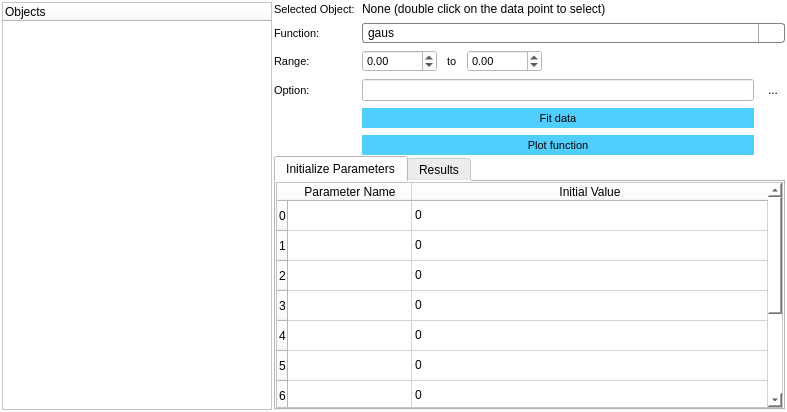
<?xml version="1.0" encoding="UTF-8"?>
<ui version="4.0">
 <class>IROOTFittingModule</class>
 <widget class="QWidget" name="IROOTFittingModule">
  <property name="windowModality">
   <enum>Qt::WindowModal</enum>
  </property>
  <property name="geometry">
   <rect>
    <x>0</x>
    <y>0</y>
    <width>787</width>
    <height>412</height>
   </rect>
  </property>
  <property name="windowTitle">
   <string>Fitting module</string>
  </property>
  <property name="styleSheet">
   <string notr="true">background-color: rgb(255, 255, 255);</string>
  </property>
  <layout class="QGridLayout" name="gridLayout_2">
   <property name="horizontalSpacing">
    <number>2</number>
   </property>
   <property name="verticalSpacing">
    <number>1</number>
   </property>
   <property name="margin">
    <number>2</number>
   </property>
   <item row="0" column="0" rowspan="2">
    <widget class="QTreeWidget" name="fitObjects">
     <property name="maximumSize">
      <size>
       <width>270</width>
       <height>16777215</height>
      </size>
     </property>
     <column>
      <property name="text">
       <string>Objects</string>
      </property>
     </column>
    </widget>
   </item>
   <item row="0" column="1">
    <layout class="QGridLayout" name="gridLayout">
     <property name="spacing">
      <number>7</number>
     </property>
     <item row="0" column="0">
      <widget class="QLabel" name="label_5">
       <property name="font">
        <font>
         <family>Segoe UI</family>
         <pointsize>8</pointsize>
         <weight>50</weight>
         <italic>false</italic>
         <bold>false</bold>
        </font>
       </property>
       <property name="styleSheet">
        <string notr="true"/>
       </property>
       <property name="text">
        <string>Selected Object:</string>
       </property>
      </widget>
     </item>
     <item row="0" column="1" colspan="2">
      <widget class="QLabel" name="fitObjectName">
       <property name="styleSheet">
        <string notr="true"/>
       </property>
       <property name="text">
        <string>None (double click on the data point to select)</string>
       </property>
      </widget>
     </item>
     <item row="1" column="0">
      <widget class="QLabel" name="label_4">
       <property name="font">
        <font>
         <family>Segoe UI</family>
         <pointsize>8</pointsize>
         <weight>50</weight>
         <italic>false</italic>
         <bold>false</bold>
        </font>
       </property>
       <property name="styleSheet">
        <string notr="true">color: rgb(0, 0, 0);</string>
       </property>
       <property name="text">
        <string>Function:</string>
       </property>
      </widget>
     </item>
     <item row="1" column="1" colspan="2">
      <widget class="QComboBox" name="fitFunction">
       <property name="sizePolicy">
        <sizepolicy hsizetype="Expanding" vsizetype="Fixed">
         <horstretch>0</horstretch>
         <verstretch>0</verstretch>
        </sizepolicy>
       </property>
       <property name="minimumSize">
        <size>
         <width>193</width>
         <height>0</height>
        </size>
       </property>
       <property name="styleSheet">
        <string notr="true">QComboBox {
     border: 1px solid gray;
     border-radius: 3px;
     padding: 1px 18px 1px 3px;
     min-width:10em;

font: 8pt &quot;Segoe UI&quot;;
 }

 QComboBox:editable {
     background: white;
 }

 QComboBox:!editable, QComboBox::drop-down:editable {
      background: qlineargradient(x1: 0, y1: 0, x2: 0, y2: 1,
                                  stop: 0 #E1E1E1, stop: 0.4 #DDDDDD,
                                  stop: 0.5 #D8D8D8, stop: 1.0 #D3D3D3);
 }

 /* QComboBox gets the &quot;on&quot; state when the popup is open */
 QComboBox:!editable:on, QComboBox::drop-down:editable:on {
     background: qlineargradient(x1: 0, y1: 0, x2: 0, y2: 1,
                                 stop: 0 #D3D3D3, stop: 0.4 #D8D8D8,
                                 stop: 0.5 #DDDDDD, stop: 1.0 #E1E1E1);
 }

 QComboBox:on { /* shift the text when the popup opens */
     padding-top: 3px;
     padding-left: 4px;
 }

 QComboBox::drop-down {
     subcontrol-origin: padding;
     subcontrol-position: top right;
     width: 25px;

     border-left-width: 1px;
     border-left-color: darkgray;
     border-left-style: solid; /* just a single line */
     border-top-right-radius: 3px; /* same radius as the QComboBox */
     border-bottom-right-radius: 3px;
 }

 QComboBox::down-arrow {
     image: url(:/icons/icons/others/comboArrow.png);
 }

 QComboBox::down-arrow:on { /* shift the arrow when popup is open */
     top: 1px;
     left: 1px;
 }</string>
       </property>
       <property name="editable">
        <bool>true</bool>
       </property>
       <item>
        <property name="text">
         <string>gaus</string>
        </property>
       </item>
       <item>
        <property name="text">
         <string>pol1</string>
        </property>
       </item>
       <item>
        <property name="text">
         <string>pol2</string>
        </property>
       </item>
       <item>
        <property name="text">
         <string>pol3</string>
        </property>
       </item>
       <item>
        <property name="text">
         <string>[0]+x*[1]</string>
        </property>
       </item>
      </widget>
     </item>
     <item row="2" column="0">
      <widget class="QLabel" name="label">
       <property name="font">
        <font>
         <family>Segoe UI</family>
         <pointsize>8</pointsize>
         <weight>50</weight>
         <italic>false</italic>
         <bold>false</bold>
        </font>
       </property>
       <property name="styleSheet">
        <string notr="true">color: rgb(0, 0, 0);</string>
       </property>
       <property name="text">
        <string>Range:</string>
       </property>
      </widget>
     </item>
     <item row="2" column="1" colspan="2">
      <layout class="QHBoxLayout" name="horizontalLayout">
       <item>
        <widget class="QDoubleSpinBox" name="rangeMin">
         <property name="maximumSize">
          <size>
           <width>75</width>
           <height>16777215</height>
          </size>
         </property>
         <property name="font">
          <font>
           <family>Segoe UI</family>
           <pointsize>8</pointsize>
           <weight>50</weight>
           <italic>false</italic>
           <bold>false</bold>
          </font>
         </property>
         <property name="styleSheet">
          <string notr="true">background-color: rgb(255, 255, 255);</string>
         </property>
         <property name="minimum">
          <double>-999999999.000000000000000</double>
         </property>
         <property name="maximum">
          <double>999999999.000000000000000</double>
         </property>
        </widget>
       </item>
       <item>
        <widget class="QLabel" name="label_2">
         <property name="sizePolicy">
          <sizepolicy hsizetype="Preferred" vsizetype="Preferred">
           <horstretch>0</horstretch>
           <verstretch>0</verstretch>
          </sizepolicy>
         </property>
         <property name="font">
          <font>
           <family>Segoe UI</family>
           <pointsize>8</pointsize>
           <weight>50</weight>
           <italic>false</italic>
           <bold>false</bold>
          </font>
         </property>
         <property name="styleSheet">
          <string notr="true">color: rgb(0, 0, 0);</string>
         </property>
         <property name="text">
          <string> to </string>
         </property>
        </widget>
       </item>
       <item>
        <widget class="QDoubleSpinBox" name="rangeMax">
         <property name="maximumSize">
          <size>
           <width>75</width>
           <height>16777215</height>
          </size>
         </property>
         <property name="font">
          <font>
           <family>Segoe UI</family>
           <pointsize>8</pointsize>
           <weight>50</weight>
           <italic>false</italic>
           <bold>false</bold>
          </font>
         </property>
         <property name="styleSheet">
          <string notr="true">background-color: rgb(255, 255, 255);</string>
         </property>
         <property name="minimum">
          <double>-999999999.000000000000000</double>
         </property>
         <property name="maximum">
          <double>999999999.000000000000000</double>
         </property>
        </widget>
       </item>
       <item>
        <spacer name="horizontalSpacer">
         <property name="orientation">
          <enum>Qt::Horizontal</enum>
         </property>
         <property name="sizeHint" stdset="0">
          <size>
           <width>40</width>
           <height>20</height>
          </size>
         </property>
        </spacer>
       </item>
      </layout>
     </item>
     <item row="3" column="0">
      <widget class="QLabel" name="label_3">
       <property name="font">
        <font>
         <family>Segoe UI</family>
         <pointsize>8</pointsize>
         <weight>50</weight>
         <italic>false</italic>
         <bold>false</bold>
        </font>
       </property>
       <property name="styleSheet">
        <string notr="true">color: rgb(0, 0, 0);</string>
       </property>
       <property name="text">
        <string>Option:  </string>
       </property>
      </widget>
     </item>
     <item row="3" column="1">
      <widget class="QLineEdit" name="fitOptions">
       <property name="font">
        <font>
         <pointsize>8</pointsize>
        </font>
       </property>
      </widget>
     </item>
     <item row="3" column="2">
      <widget class="QToolButton" name="showFitOptions">
       <property name="text">
        <string>...</string>
       </property>
       <property name="autoRaise">
        <bool>true</bool>
       </property>
      </widget>
     </item>
     <item row="4" column="1">
      <widget class="QToolButton" name="fit">
       <property name="sizePolicy">
        <sizepolicy hsizetype="MinimumExpanding" vsizetype="Fixed">
         <horstretch>0</horstretch>
         <verstretch>0</verstretch>
        </sizepolicy>
       </property>
       <property name="font">
        <font>
         <family>Segoe UI</family>
         <pointsize>8</pointsize>
         <weight>50</weight>
         <italic>false</italic>
         <bold>false</bold>
        </font>
       </property>
       <property name="styleSheet">
        <string notr="true">background-color: rgb(80, 207, 255);</string>
       </property>
       <property name="text">
        <string>Fit data</string>
       </property>
       <property name="autoRaise">
        <bool>true</bool>
       </property>
      </widget>
     </item>
     <item row="5" column="1">
      <widget class="QToolButton" name="toolButton">
       <property name="sizePolicy">
        <sizepolicy hsizetype="MinimumExpanding" vsizetype="Fixed">
         <horstretch>0</horstretch>
         <verstretch>0</verstretch>
        </sizepolicy>
       </property>
       <property name="font">
        <font>
         <family>Segoe UI</family>
         <pointsize>8</pointsize>
         <weight>50</weight>
         <italic>false</italic>
         <bold>false</bold>
        </font>
       </property>
       <property name="styleSheet">
        <string notr="true">background-color: rgb(80, 207, 255);</string>
       </property>
       <property name="text">
        <string>Plot function</string>
       </property>
       <property name="autoRaise">
        <bool>true</bool>
       </property>
      </widget>
     </item>
    </layout>
   </item>
   <item row="1" column="1">
    <widget class="QTabWidget" name="tabWidget">
     <property name="currentIndex">
      <number>0</number>
     </property>
     <widget class="QWidget" name="initTab">
      <attribute name="title">
       <string>Initialize Parameters</string>
      </attribute>
      <layout class="QVBoxLayout" name="verticalLayout">
       <property name="spacing">
        <number>1</number>
       </property>
       <property name="margin">
        <number>0</number>
       </property>
       <item>
        <widget class="QTableWidget" name="parTable">
         <attribute name="horizontalHeaderCascadingSectionResizes">
          <bool>false</bool>
         </attribute>
         <attribute name="horizontalHeaderDefaultSectionSize">
          <number>124</number>
         </attribute>
         <attribute name="horizontalHeaderHighlightSections">
          <bool>false</bool>
         </attribute>
         <attribute name="horizontalHeaderMinimumSectionSize">
          <number>55</number>
         </attribute>
         <attribute name="horizontalHeaderStretchLastSection">
          <bool>true</bool>
         </attribute>
         <row>
          <property name="text">
           <string>0</string>
          </property>
         </row>
         <row>
          <property name="text">
           <string>1</string>
          </property>
         </row>
         <row>
          <property name="text">
           <string>2</string>
          </property>
         </row>
         <row>
          <property name="text">
           <string>3</string>
          </property>
         </row>
         <row>
          <property name="text">
           <string>4</string>
          </property>
         </row>
         <row>
          <property name="text">
           <string>5</string>
          </property>
         </row>
         <row>
          <property name="text">
           <string>6</string>
          </property>
         </row>
         <row>
          <property name="text">
           <string>7</string>
          </property>
         </row>
         <row>
          <property name="text">
           <string>8</string>
          </property>
         </row>
         <row>
          <property name="text">
           <string>9</string>
          </property>
         </row>
         <column>
          <property name="text">
           <string>Parameter Name</string>
          </property>
         </column>
         <column>
          <property name="text">
           <string>Initial Value</string>
          </property>
         </column>
         <item row="0" column="1">
          <property name="text">
           <string>0</string>
          </property>
         </item>
         <item row="1" column="1">
          <property name="text">
           <string>0</string>
          </property>
         </item>
         <item row="2" column="1">
          <property name="text">
           <string>0</string>
          </property>
         </item>
         <item row="3" column="1">
          <property name="text">
           <string>0</string>
          </property>
         </item>
         <item row="4" column="1">
          <property name="text">
           <string>0</string>
          </property>
         </item>
         <item row="5" column="1">
          <property name="text">
           <string>0</string>
          </property>
         </item>
         <item row="6" column="1">
          <property name="text">
           <string>0</string>
          </property>
         </item>
         <item row="7" column="1">
          <property name="text">
           <string>0</string>
          </property>
         </item>
         <item row="8" column="1">
          <property name="text">
           <string>0</string>
          </property>
         </item>
         <item row="9" column="1">
          <property name="text">
           <string>0</string>
          </property>
         </item>
        </widget>
       </item>
      </layout>
     </widget>
     <widget class="QWidget" name="resultsTab">
      <attribute name="title">
       <string>Results</string>
      </attribute>
      <layout class="QVBoxLayout" name="verticalLayout_2">
       <property name="spacing">
        <number>1</number>
       </property>
       <property name="margin">
        <number>0</number>
       </property>
       <item>
        <widget class="QPlainTextEdit" name="results">
         <property name="font">
          <font>
           <family>Segoe UI</family>
           <pointsize>8</pointsize>
           <weight>9</weight>
           <italic>false</italic>
           <bold>false</bold>
          </font>
         </property>
         <property name="styleSheet">
          <string notr="true">font: 75 8pt &quot;Segoe UI&quot;;</string>
         </property>
         <property name="plainText">
          <string>Fit Results
</string>
         </property>
        </widget>
       </item>
      </layout>
     </widget>
    </widget>
   </item>
  </layout>
 </widget>
 <resources/>
 <connections/>
</ui>
